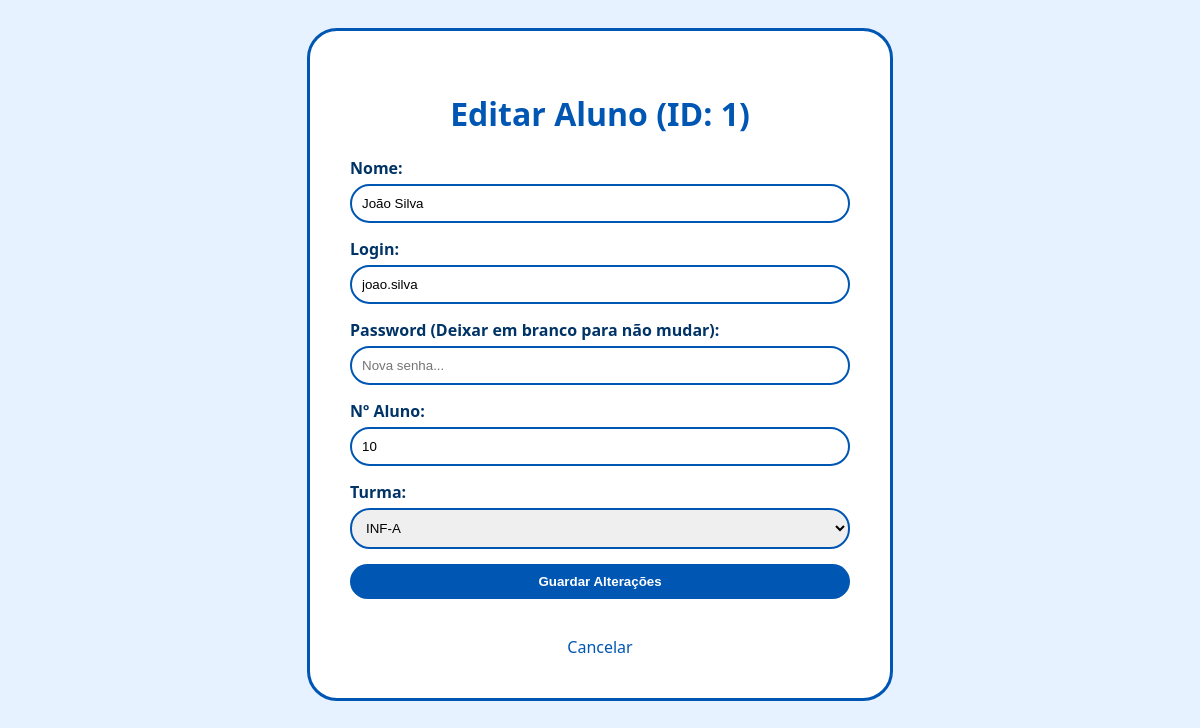
The page /webapp/editar_aluno.php?id=1 (signed in) on the database its author committed.
### tables this page shows
CREATE TABLE `aluno` (
  `turma_id` int(11) NOT NULL,
  `utilizador_id` int(11) NOT NULL,
  `numero` int(11) DEFAULT NULL,
  `observacoes` varchar(150) DEFAULT NULL
);

CREATE TABLE `utilizador` (
  `utilizador_id` int(11) NOT NULL,
  `login` varchar(150) DEFAULT NULL,
  `password` varchar(150) DEFAULT NULL,
  `nome` varchar(150) DEFAULT NULL,
  `tipo` enum('aluno','formador','administrativo','') NOT NULL
);

CREATE TABLE `turma` (
  `curso_id` int(11) NOT NULL,
  `turma_id` int(11) NOT NULL,
  `sigla` varchar(150) DEFAULT NULL,
  `ano` int(11) DEFAULT NULL
);

### webapp/editar_aluno.php (the view, shortened to what this page needs)
<?php
require 'db.php';
$id_aluno = $_GET['id'];
$stmt = mysqli_prepare($conn, "SELECT u.*, a.numero, a.turma_id FROM utilizador u JOIN aluno a ON u.utilizador_id = a.utilizador_id WHERE u.utilizador_id = ?");
mysqli_stmt_bind_param($stmt, "i", $id_aluno);
mysqli_stmt_execute($stmt);
$result = mysqli_stmt_get_result($stmt);
$aluno = mysqli_fetch_assoc($result);
$turmas = mysqli_query($conn, "SELECT * FROM turma ORDER BY sigla");
?>
<!DOCTYPE html>
<html lang="pt">
<head>
    <link rel="stylesheet" href="https://cdnjs.cloudflare.com/ajax/libs/font-awesome/5.15.4/css/all.min.css">
</head>
<body>
    <div class="card">
        <h1>Editar Aluno (ID: <?php echo $id_aluno; ?>)</h1>
        <form method="POST">
            <label>Nome:</label>
            <input type="text" name="nome" value="<?php echo htmlspecialchars($aluno['nome']); ?>" required>
            <label>Login:</label>
            <input type="text" name="login" value="<?php echo htmlspecialchars($aluno['login']); ?>" required>
            <label>Password (Deixar em branco para não mudar):</label>
            <input type="text" name="password" placeholder="Nova senha...">
            <label>Nº Aluno:</label>
            <input type="number" name="numero" value="<?php echo htmlspecialchars($aluno['numero']); ?>" required>
            <label>Turma:</label>
            <select name="turma_id">
                <?php while ($t = mysqli_fetch_assoc($turmas)): ?>
                    <option value="<?php echo $t['turma_id']; ?>" <?php if($t['turma_id'] == $aluno['turma_id']) echo 'selected'; ?>>
                        <?php echo htmlspecialchars($t['sigla']); ?>
                    </option>
                <?php endwhile; ?>
            </select>
            <button type="submit">Guardar Alterações</button>
        </form>
        <br>
        <a href="gerir_alunos.php" class="btn-back">Cancelar</a>
    </div>
</body>
</html>

### webapp/editar_aluno.php (style rules this page uses)
body { font-family: 'Segoe UI', sans-serif; background-color: #e6f2ff; padding: 20px; display: flex; justify-content: center; }
.card { background: white; padding: 40px; border-radius: 30px; border: 3px solid #0056b3; width: 500px; }
h1 { color: #0056b3; text-align: center; }
input, select { width: 100%; padding: 10px; margin-bottom: 15px; border: 2px solid #0056b3; border-radius: 20px; box-sizing: border-box; }
button { width: 100%; padding: 10px; background: #0056b3; color: white; border: none; border-radius: 20px; font-weight: bold; cursor: pointer; }
label { display: block; margin-bottom: 5px; color: #003366; font-weight: bold; }
.btn-back { display: block; text-align: center; margin-top: 15px; color: #0056b3; text-decoration: none; }

### rows shown on the page
aluno: nome "João Silva", login "joao.silva", numero "10", turma_id "INF-A"

### other values the page prints
$id_aluno "1"
